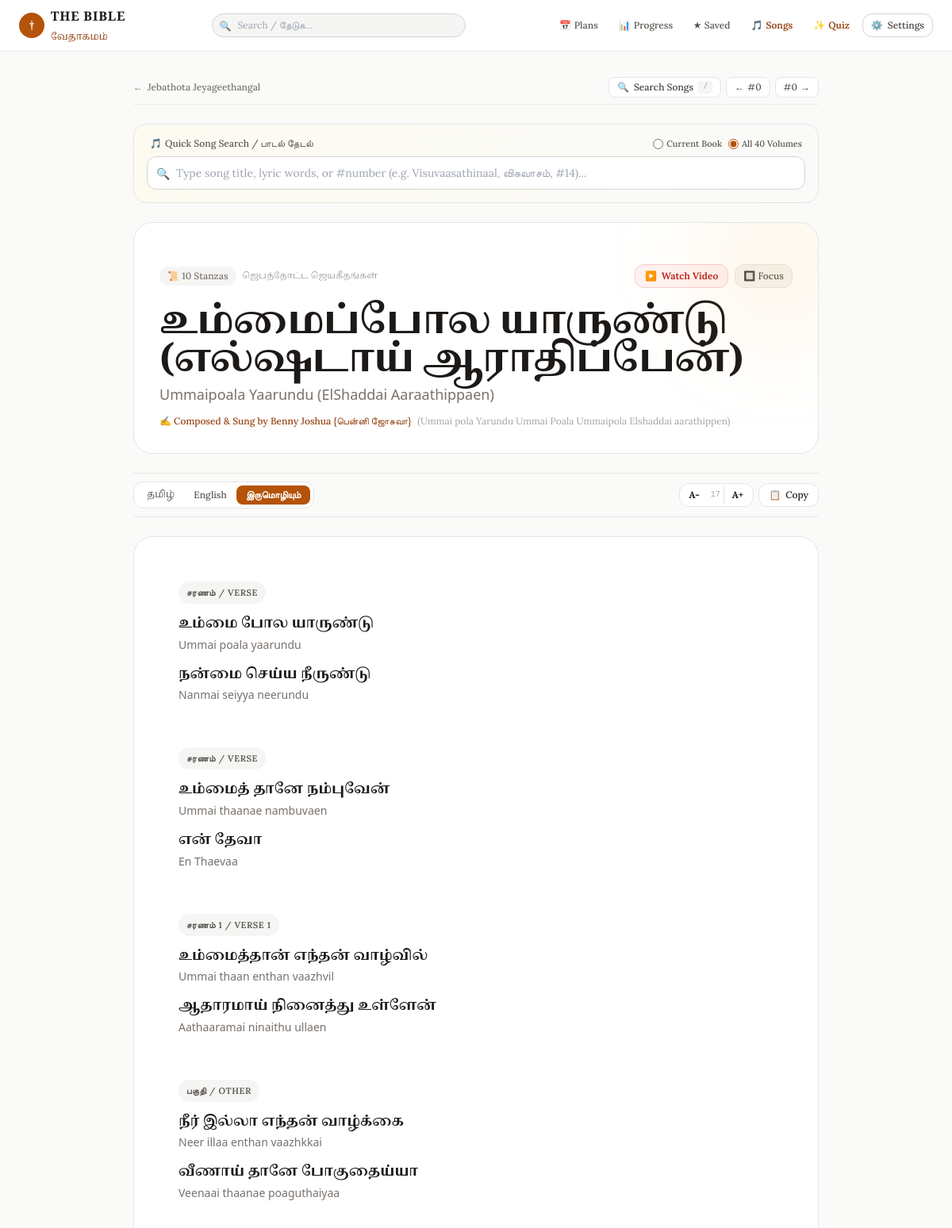
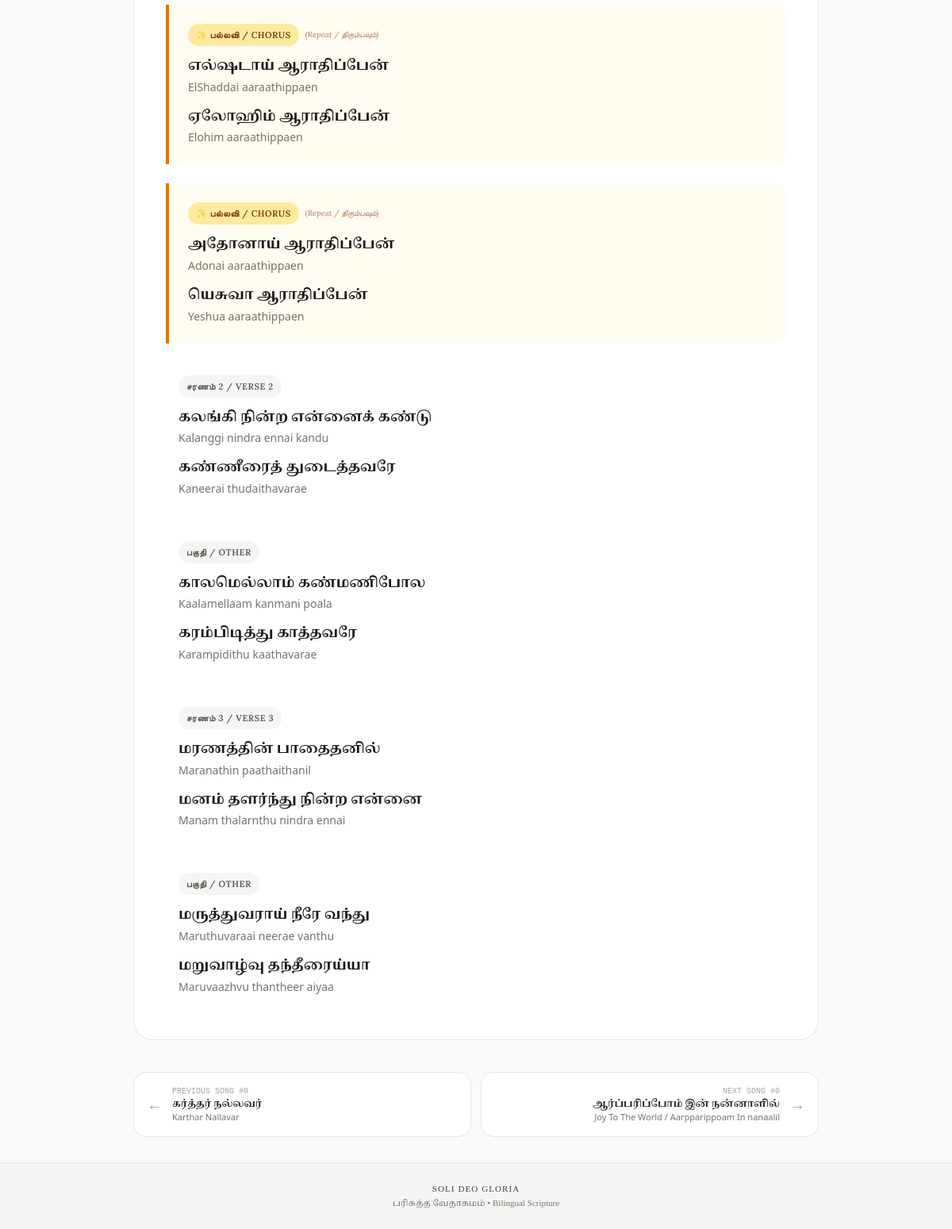
Before: /songs/2307 with the older database file (2 pictures, top to bottom).
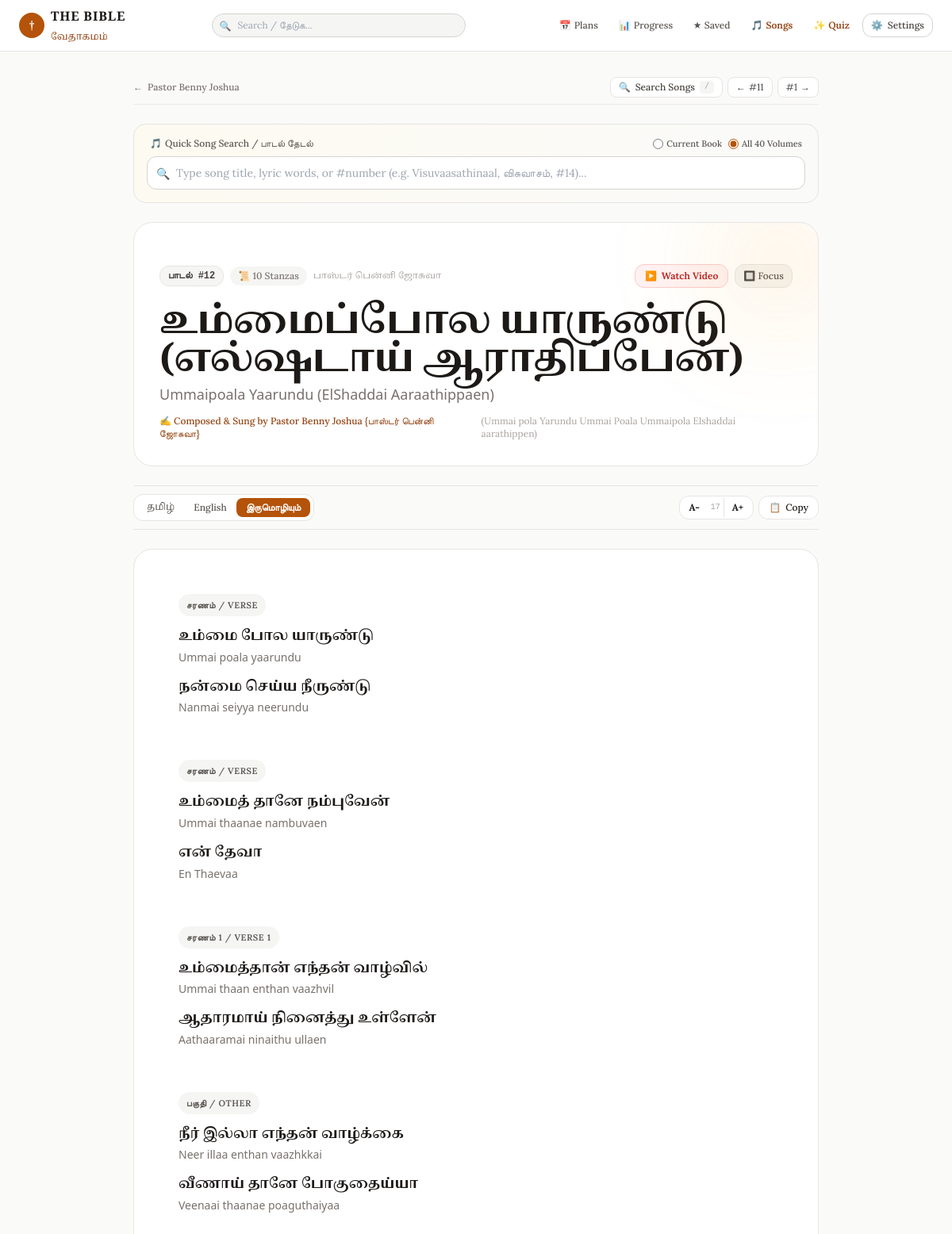
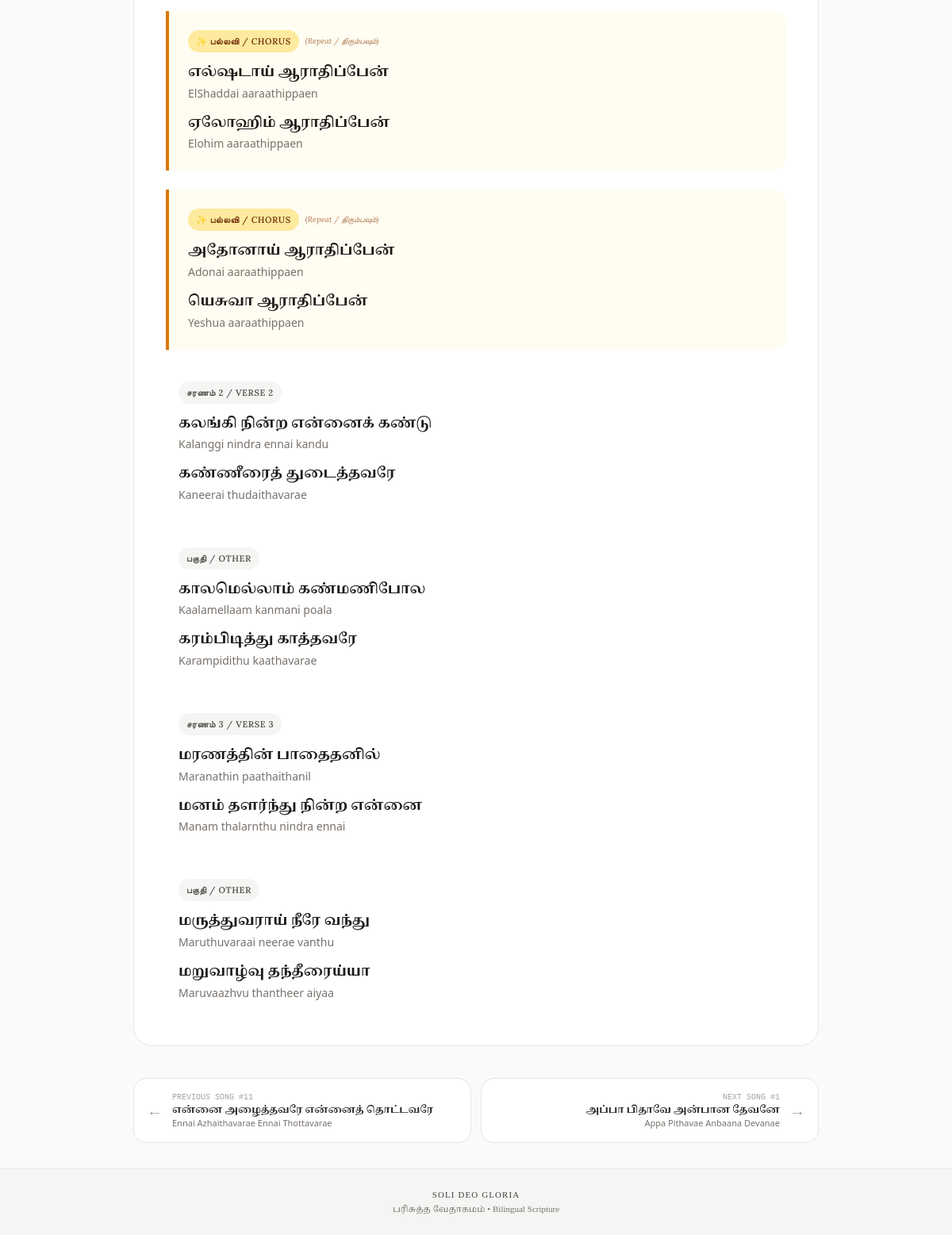
After: the same page with the newer database file (2 pictures, top to bottom).
### tables this page shows
CREATE TABLE songs (
            id INTEGER PRIMARY KEY,
            songbook_code TEXT NOT NULL,
            songbook_name_ta TEXT,
            songbook_name_en TEXT,
            volume INTEGER DEFAULT 0,
            volume_name TEXT,
            song_number INTEGER DEFAULT 0,
            title_ta TEXT NOT NULL,
            title_en TEXT NOT NULL,
            alternate_title TEXT,
            lyrics_ta TEXT,
            lyrics_en TEXT,
            lyrics_bilingual TEXT,
            author TEXT,
            youtube_url TEXT
        );

### app/main.py (the view)
@app.get("/songs/{song_id}", response_class=HTMLResponse)
async def song_detail_page(
    request: Request,
    song_id: int,
    mode: str = Query("bilingual"),
    canon: str = Query(None)
):
    active_canon = resolve_canon(request, canon)
    canon_ctx = get_canon_context(active_canon)
    song = get_song_by_id(song_id)
    if not song:
        raise HTTPException(status_code=404, detail="Song not found")
    volume_songs = []
    if song.get("volume") and song["volume"] > 0:
        vol_data = get_songs_list(
            songbook_code=song.get("songbook_code") or "jebathota",
            volume=song["volume"],
            limit=100
        )
        volume_songs = vol_data.get("songs", [])
    return templates.TemplateResponse(
        request=request,
        name="song_detail.html",
        context={
            **canon_ctx,
            "song": song,
            "volume_songs": volume_songs,
            "mode": mode,
        },
    )

### templates/song_detail.html (shortened to what the changed rows need)
{% extends "base.html" %}
{% block content %}
<div id="song-detail-root" class="max-w-4xl mx-auto px-3 sm:px-4 py-4 sm:py-8 space-y-6 transition-all duration-200">
    <div class="flex flex-col sm:flex-row sm:items-center justify-between gap-3 text-xs text-stone-500 pb-2 border-b border-stone-200/70 dark:border-stone-800">
        <div class="flex items-center gap-2 flex-wrap">
            <a href="/songs?book={{ song.songbook_code }}{% if song.volume %}&vol={{ song.volume }}{% endif %}{% if canon %}&canon={{ canon }}{% endif %}"
               class="inline-flex items-center gap-1.5 hover:text-amber-700 dark:hover:text-amber-400 font-medium transition py-1">
                <span>←</span> <span>{{ song.songbook_name_en }}</span>
            </a>
        </div>
        <div class="flex items-center gap-1.5 self-end sm:self-auto">
            {% if song.prev_song %}
            <a href="/songs/{{ song.prev_song.id }}{% if canon %}?canon={{ canon }}{% endif %}"
               class="px-2.5 py-1 rounded-lg bg-white dark:bg-stone-800 border border-stone-200 dark:border-stone-700 hover:border-amber-600 text-stone-700 dark:text-stone-300 transition flex items-center gap-1"
               title="Previous: #{{ song.prev_song.song_number }} {{ song.prev_song.title_en }} (Press Left Arrow)">
                <span>←</span> <span class="hidden md:inline">#{{ song.prev_song.song_number }}</span>
            </a>
            {% endif %}
            {% if song.next_song %}
            <a href="/songs/{{ song.next_song.id }}{% if canon %}?canon={{ canon }}{% endif %}"
               class="px-2.5 py-1 rounded-lg bg-white dark:bg-stone-800 border border-stone-200 dark:border-stone-700 hover:border-amber-600 text-stone-700 dark:text-stone-300 transition flex items-center gap-1"
               title="Next: #{{ song.next_song.song_number }} {{ song.next_song.title_en }} (Press Right Arrow)">
                <span class="hidden md:inline">#{{ song.next_song.song_number }}</span> <span>→</span>
            </a>
            {% endif %}
        </div>
    </div>
    <div id="detail-search-container" class="bg-gradient-to-r from-amber-50/60 to-stone-50 dark:from-stone-900 dark:to-stone-900/60 border border-stone-200 dark:border-stone-800 rounded-2xl p-3 sm:p-4 shadow-xs space-y-2">
        <div class="flex items-center justify-between text-xs text-stone-600 dark:text-stone-400 px-1 font-medium">
            <div class="flex items-center gap-2 text-[11px]">
                <label class="inline-flex items-center gap-1 cursor-pointer">
                    <input type="radio" name="detail_search_scope" value="volume" class="accent-amber-700" {% if song.volume %}checked{% endif %}>
                    <span>{% if song.volume %}In Vol {{ song.volume }} Only{% else %}Current Book{% endif %}</span>
                </label>
                <label class="inline-flex items-center gap-1 cursor-pointer">
                    <input type="radio" name="detail_search_scope" value="all" class="accent-amber-700" {% if not song.volume %}checked{% endif %}>
                    <span>All 40 Volumes</span>
                </label>
            </div>
        </div>
    </div>
    <div class="bg-white dark:bg-stone-900 border border-stone-200 dark:border-stone-800 rounded-3xl p-5 sm:p-8 shadow-xs space-y-5 relative overflow-hidden">
        <div class="flex flex-wrap items-center justify-between gap-2.5">
            <div class="flex flex-wrap items-center gap-2 text-xs">
                {% if song.song_number and song.song_number > 0 %}
                <span class="px-2.5 py-1 rounded-xl bg-stone-100 dark:bg-stone-800 text-stone-700 dark:text-stone-300 font-mono font-semibold border border-stone-200 dark:border-stone-700">
                    பாடல் #{{ song.song_number }}
                </span>
                {% endif %}
                {% if song.stanzas %}
                <span class="px-2.5 py-1 rounded-xl bg-stone-100 dark:bg-stone-800 text-stone-500 dark:text-stone-400 font-medium">
                    📜 {{ song.stanzas|length }} Stanzas
                </span>
                {% endif %}
                <span class="text-stone-400 font-tamil text-[11px]" translate="no">{{ song.songbook_name_ta }}</span>
            </div>
        </div>
        <div class="space-y-1">
            <h1 class="font-tamil text-2xl sm:text-4xl lg:text-5xl font-bold text-stone-900 dark:text-stone-100 leading-tight tracking-tight" translate="no">
                {{ song.title_ta }}
            </h1>
            <h2 class="font-sans text-sm sm:text-lg text-stone-500 dark:text-stone-400 font-medium">
                {{ song.title_en }}
            </h2>
            <div class="flex items-center gap-2 pt-2 text-xs text-amber-800 dark:text-amber-400 font-medium">
                <span>✍️ Composed & Sung by {{ song.author or "Fr. S.J. Berchmans" }}</span>
                {% if song.alternate_title %}
                <span class="text-stone-400 font-normal">({{ song.alternate_title }})</span>
                {% endif %}
            </div>
        </div>
    </div>
    <div class="pt-4 flex flex-col sm:flex-row items-stretch justify-between gap-3 text-xs">
        {% if song.prev_song %}
        <a href="/songs/{{ song.prev_song.id }}{% if canon %}?canon={{ canon }}{% endif %}"
           class="group flex-1 p-4 rounded-2xl bg-white dark:bg-stone-900 border border-stone-200 dark:border-stone-800 hover:border-amber-600 transition flex items-center gap-3 shadow-xs">
            <span class="text-xl text-stone-400 group-hover:text-amber-700 transition">←</span>
            <div class="overflow-hidden">
                <span class="text-[10px] text-stone-400 block font-mono">PREVIOUS SONG #{{ song.prev_song.song_number }}</span>
                <span class="font-tamil font-bold truncate block text-stone-800 dark:text-stone-200 group-hover:text-amber-700 dark:group-hover:text-amber-400 transition" translate="no">{{ song.prev_song.title_ta }}</span>
                <span class="font-sans text-[11px] text-stone-500 truncate block">{{ song.prev_song.title_en }}</span>
            </div>
        </a>
        {% else %}
        <div class="flex-1"></div>
        {% endif %}
        {% if song.next_song %}
        <a href="/songs/{{ song.next_song.id }}{% if canon %}?canon={{ canon }}{% endif %}"
           class="group flex-1 p-4 rounded-2xl bg-white dark:bg-stone-900 border border-stone-200 dark:border-stone-800 hover:border-amber-600 transition flex items-center justify-between gap-3 text-right shadow-xs">
            <div class="overflow-hidden flex-1">
                <span class="text-[10px] text-stone-400 block font-mono">NEXT SONG #{{ song.next_song.song_number }}</span>
                <span class="font-tamil font-bold truncate block text-stone-800 dark:text-stone-200 group-hover:text-amber-700 dark:group-hover:text-amber-400 transition" translate="no">{{ song.next_song.title_ta }}</span>
                <span class="font-sans text-[11px] text-stone-500 truncate block">{{ song.next_song.title_en }}</span>
            </div>
            <span class="text-xl text-stone-400 group-hover:text-amber-700 transition">→</span>
        </a>
        {% endif %}
    </div>
</div>
{% endblock %}

Changed rows visible on the page:
no longer on this page (row unchanged): songs: prev_song.song_number "0", prev_song.title_ta "கர்த்தர் நல்லவர்", prev_song.title_en "Karthar Nallavar"
no longer on this page (row unchanged): songs: next_song.song_number "0", next_song.title_ta "ஆர்ப்பரிப்போம் இன் நன்னாளில்", next_song.title_en "Joy To The World / Aarpparippoam In nanaalil"
changed songs "உம்மைப்போல யாருண்டு (எல்ஷடாய் ஆராதிப்பேன்)": songbook_name_en "Jebathota Jeyageethangal" → "Pastor Benny Joshua"; song_number (not shown) → "12"; songbook_name_ta "ஜெபத்தோட்ட ஜெயகீதங்கள்" → "பாஸ்டர் பென்னி ஜோசுவா"; author "Benny Joshua {பென்னி ஜோசுவா}" → "Pastor Benny Joshua {பாஸ்டர் பென்னி ஜோசுவா}"
now on this page (row edited): songs: prev_song.song_number "11", prev_song.title_ta "என்னை அழைத்தவரே என்னைத் தொட்டவரே", prev_song.title_en "Ennai Azhaithavarae Ennai Thottavarae"
added songs: next_song.song_number "1", next_song.title_ta "அப்பா பிதாவே அன்பான தேவனே", next_song.title_en "Appa Pithavae Anbaana Devanae"
Other visible differences:
text now shown: "பாடல் #"
